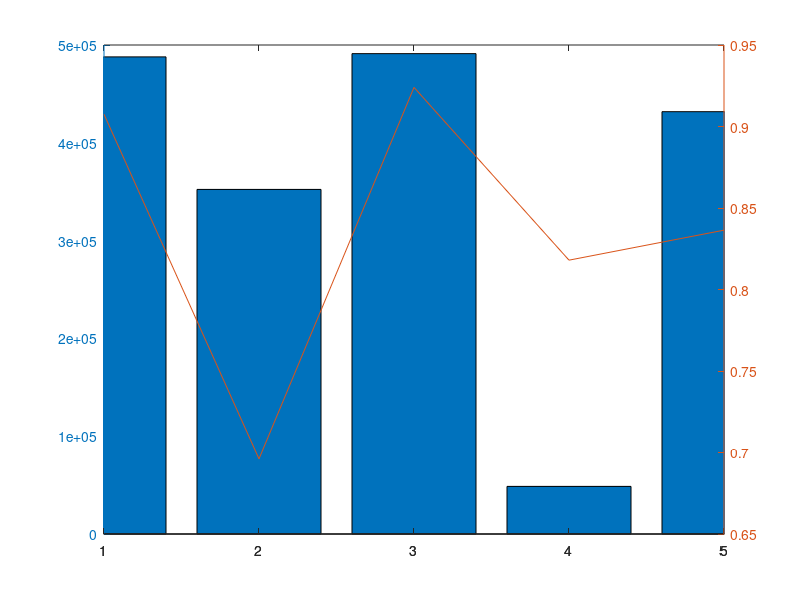

MATLAB code for this plot:
close all; clear all; clc

stations=1:1:5;

flow=[487862,352345,491176,48684,431830];

recover=[0.9075,0.6961,0.9240,0.8180,0.8364];

[hAxes,hBar,hLine]=plotyy(stations,flow,stations,recover,'bar','plot');
